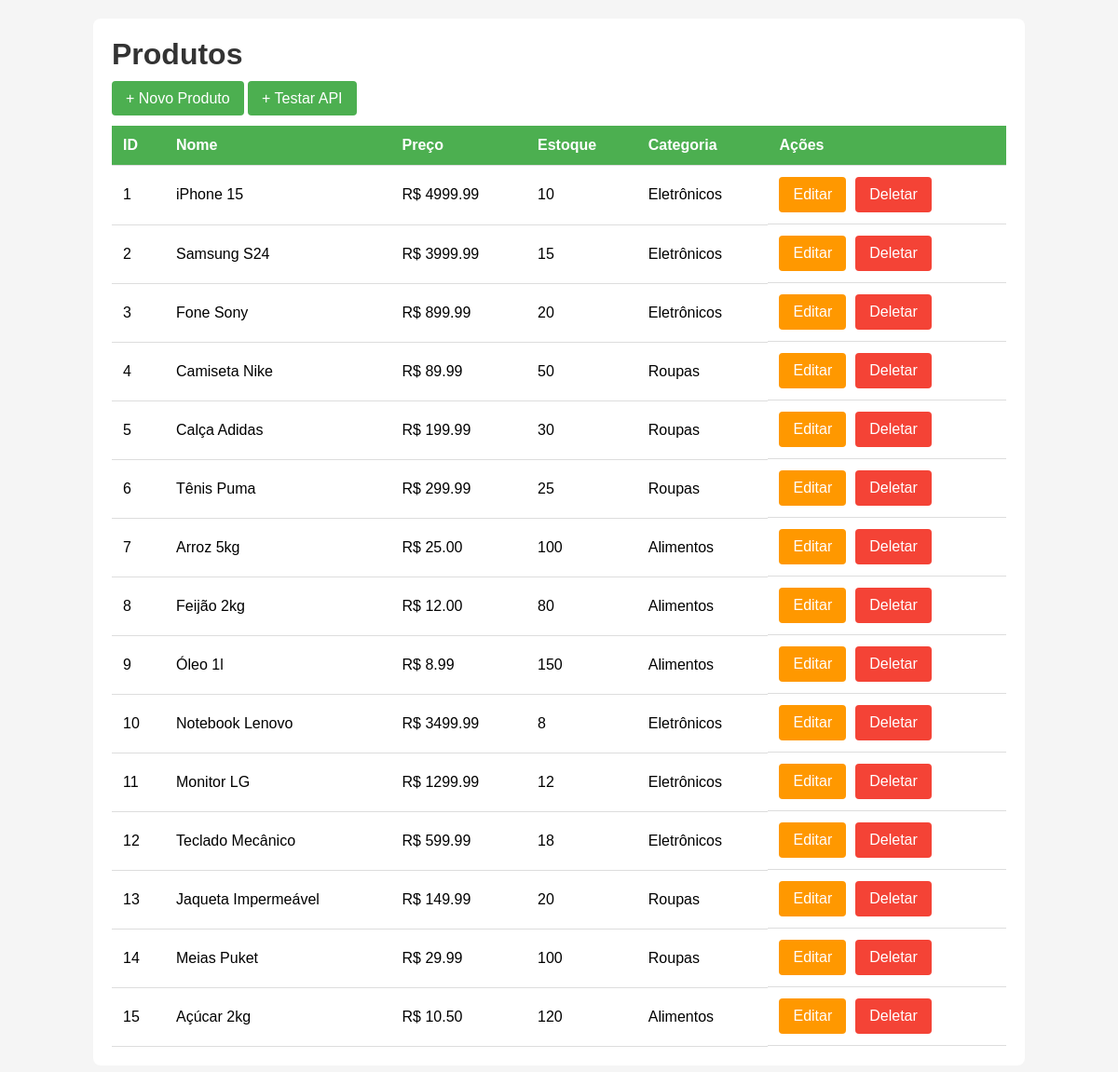
/produtos/, run on the app's committed database.
### core/models.py (models this page shows, shortened)
class Produto(models.Model):
    nome = models.CharField(max_length=100)
    preco = models.DecimalField(max_digits=10, decimal_places=2)
    estoque = models.IntegerField()
    categoria = models.ForeignKey(Categoria,on_delete=models.CASCADE)

class Categoria(models.Model):
    nome = models.CharField(max_length=100)

### core/views.py (the view)
# urls.py: path('produtos/', views.listar_produtos, name='listar_produtos'),
def listar_produtos(request):
    produtos = Produto.objects.all()
    return render(request, 'read.html', {'produtos': produtos})

### core/templates/read.html (shortened to what this page needs)
<!DOCTYPE html>
<html>
<head>
</head>
<body>
    <div class="container">
        <h1>Produtos</h1>
        <a href="{% url 'criar_produto' %}" class="btn btn-primary">+ Novo Produto</a>
        <a href="{% url 'vizualizar_api' %}" class="btn btn-primary">+ Testar API</a>
        <table>
            <thead>
                <tr>
                    <th>ID</th>
                    <th>Nome</th>
                    <th>Preço</th>
                    <th>Estoque</th>
                    <th>Categoria</th>
                    <th>Ações</th>
                </tr>
            </thead>
            <tbody>
                {% for produto in produtos %}
                <tr>
                    <td>{{ produto.id }}</td>
                    <td>{{ produto.nome }}</td>
                    <td>R$ {{ produto.preco }}</td>
                    <td>{{ produto.estoque }}</td>
                    <td>{{ produto.categoria.nome }}</td>
                    <td class="actions">
                        <a href="{% url 'editar_produto' produto.id %}" class="btn btn-warning">Editar</a>
                        <a href="{% url 'deletar_produto' produto.id %}" class="btn btn-danger">Deletar</a>
                    </td>
                </tr>
                {% empty %}
                <tr>
                    <td colspan="6" style="text-align: center; padding: 20px;">Nenhum produto</td>
                </tr>
                {% endfor %}
            </tbody>
        </table>
    </div>
</body>
</html>

### core/templates/read.html (style rules this page uses)
* { margin: 0; padding: 0; box-sizing: border-box; }
body { font-family: Arial; background: #f5f5f5; padding: 20px; }
.container { max-width: 1000px; margin: 0 auto; background: white; padding: 20px; border-radius: 8px; }
h1 { margin-bottom: 20px; color: #333; }
.btn { padding: 10px 15px; text-decoration: none; border-radius: 4px; border: none; cursor: pointer; }
.btn-primary { background: #4CAF50; color: white; }
.btn-danger { background: #f44336; color: white; }
.btn-warning { background: #ff9800; color: white; }
table { width: 100%; border-collapse: collapse; margin-top: 20px; }
th, td { padding: 12px; text-align: left; border-bottom: 1px solid #ddd; }
th { background: #4CAF50; color: white; }
.actions { display: flex; gap: 10px; }

### data on the page
Produto: id "1", nome "iPhone 15", preco "4999.99", estoque "10", categoria.nome "Eletrônicos"
Produto: id "2", nome "Samsung S24", preco "3999.99", estoque "15", categoria.nome "Eletrônicos"
Produto: id "3", nome "Fone Sony", preco "899.99", estoque "20", categoria.nome "Eletrônicos"
Produto: id "4", nome "Camiseta Nike", preco "89.99", estoque "50", categoria.nome "Roupas"
Produto: id "5", nome "Calça Adidas", preco "199.99", estoque "30", categoria.nome "Roupas"
Produto: id "6", nome "Tênis Puma", preco "299.99", estoque "25", categoria.nome "Roupas"
Produto: id "7", nome "Arroz 5kg", preco "25.00", estoque "100", categoria.nome "Alimentos"
Produto: id "8", nome "Feijão 2kg", preco "12.00", estoque "80", categoria.nome "Alimentos"
Produto: id "9", nome "Óleo 1l", preco "8.99", estoque "150", categoria.nome "Alimentos"
Produto: id "10", nome "Notebook Lenovo", preco "3499.99", estoque "8", categoria.nome "Eletrônicos"
Produto: id "11", nome "Monitor LG", preco "1299.99", estoque "12", categoria.nome "Eletrônicos"
Produto: id "12", nome "Teclado Mecânico", preco "599.99", estoque "18", categoria.nome "Eletrônicos"
Produto: id "13", nome "Jaqueta Impermeável", preco "149.99", estoque "20", categoria.nome "Roupas"
Produto: id "14", nome "Meias Puket", preco "29.99", estoque "100", categoria.nome "Roupas"
Produto: id "15", nome "Açúcar 2kg", preco "10.50", estoque "120", categoria.nome "Alimentos"
